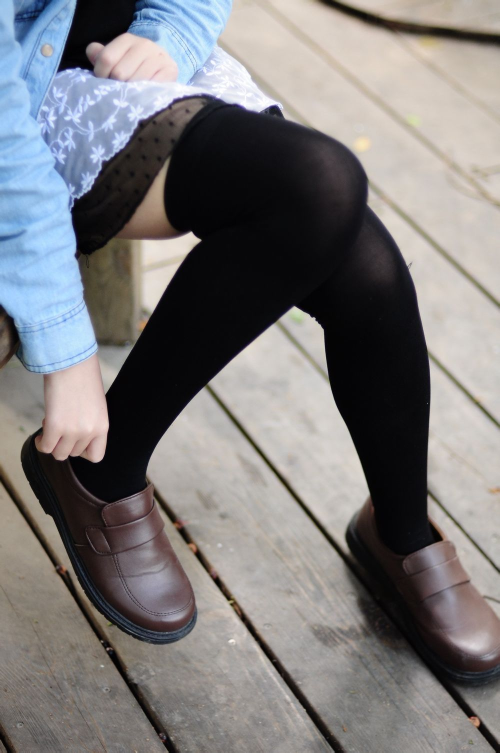
#> input picture test.jpg, 1000 x 1505 px (shown at 1/2 size)
$ python image.py   (Python 2 division)
#> lines starting #> are read from the running program, lines starting #| are printed output that depends on the picture
import Image
im = Image.open('test.jpg')
#> im is the input picture: PIL image 1000x1505 RGB; mean R, G, B 123.6, 121.9, 122.8
print im.format,im.size,im.mode
#| JPEG (1000, 1505) RGB
im.thumbnail((200,200))
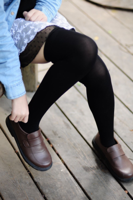
#> im: PIL image 133x200 RGB; mean R, G, B 123.5, 121.8, 122.7
im.save('thumb.jpg','JPEG')
